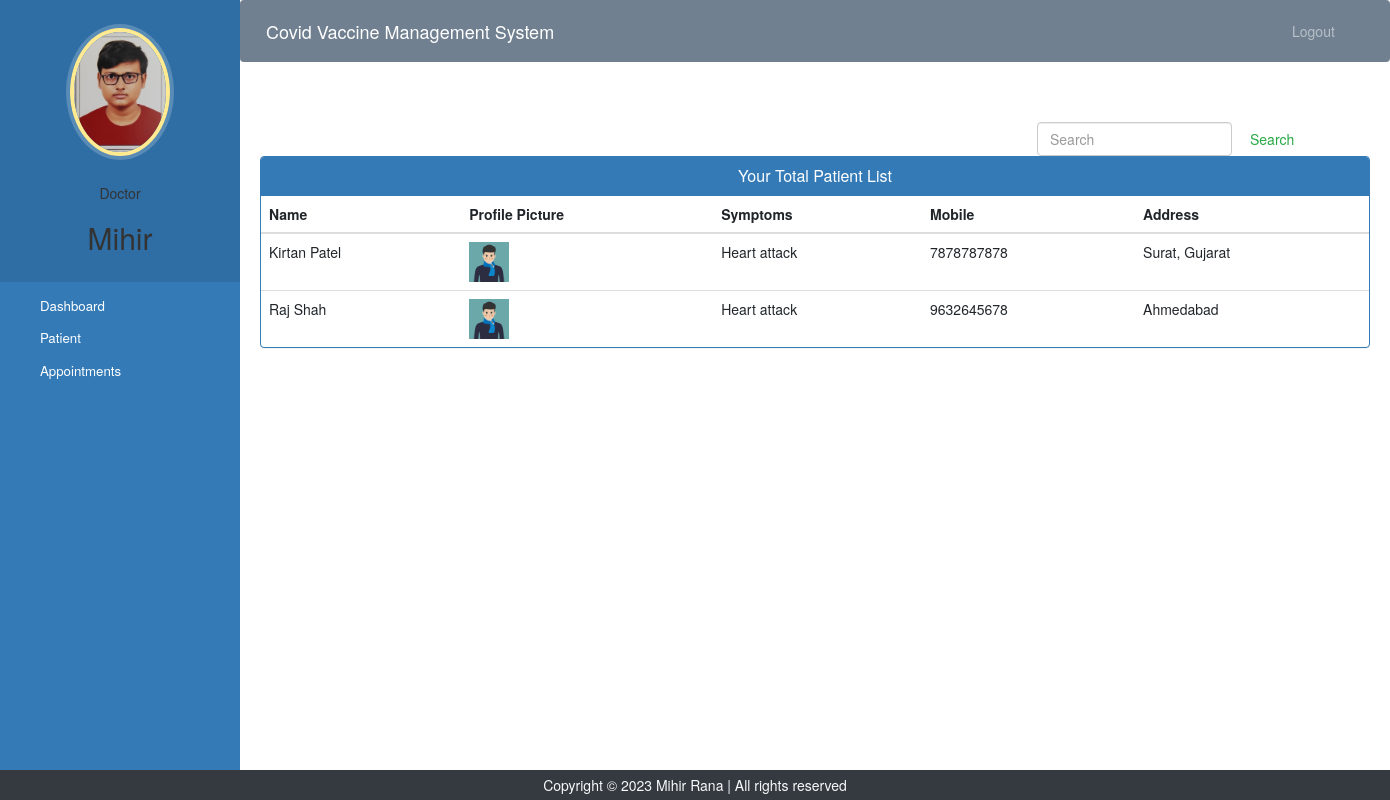
Page /doctor-view-patient (signed in) on the committed database.
### covidvaccinemanagement/models.py (models this page shows, shortened)
class Doctor(models.Model):
    user=models.OneToOneField(User,on_delete=models.CASCADE)
    profile_pic= models.ImageField(upload_to='profile_pic/DoctorProfilePic/',null=True,blank=True)
    address = models.CharField(max_length=40)
    mobile = models.CharField(max_length=20,null=True)
    department= models.CharField(max_length=50,choices=departments,default='Cardiologist')
    status=models.BooleanField(default=False)

class Patient(models.Model):
    user=models.OneToOneField(User,on_delete=models.CASCADE)
    profile_pic= models.ImageField(upload_to='profile_pic/PatientProfilePic/',null=True,blank=True)
    address = models.CharField(max_length=40)
    mobile = models.CharField(max_length=20,null=False)
    symptoms = models.CharField(max_length=100,null=False)
    assignedDoctorId = models.PositiveIntegerField(null=True)
    admitDate=models.DateField(auto_now=True)
    description=models.TextField(max_length=500)
    status=models.BooleanField(default=False)
    @property
    def get_name(self):
        return self.user.first_name+" "+self.user.last_name

### covidvaccinemanagement/views.py (the view)
# urls.py: path('doctor-view-patient', views.doctor_view_patient_view,name='doctor-view-patient'),
@login_required(login_url='doctorlogin')
@user_passes_test(is_doctor)
def doctor_view_patient_view(request):
    patients=Patient.objects.all().filter(status=True,assignedDoctorId=request.user.id)
    doctor=Doctor.objects.get(user_id=request.user.id) #for profile picture of doctor in sidebar
    return render(request,'doctor_view_patient.html',{'patients':patients,'doctor':doctor})

### covidvaccinemanagement/views.py (called while the page is built)
def is_doctor(user):
    return user.groups.filter(name='DOCTOR').exists()

### templates/doctor_view_patient.html (shortened to what this page needs)
{% extends 'doctor_base.html' %}
{% block content %}
{%load static%}
<head>
  <link href="//netdna.bootstrapcdn.com/bootstrap/3.0.0/css/bootstrap.min.css" rel="stylesheet" id="bootstrap-css">
</head>
<div class="container">
    <form  action="/search" method="get" style="margin-left:70%;" class="form-inline my-2 my-lg-0">
      <input class="form-control mr-sm-2" type="search" placeholder="Search" name="query" id="query" aria-label="Search">
      <button class="btn btn-outline-success my-2 my-sm-0" type="submit">Search</button>
    </form>
  {% if patients %}
  <div class="panel panel-primary">
    <div class="panel-heading">
      <h6 class="panel-title">Your Total Patient List</h6>
    </div>
    <table class="table table-hover" id="dev-table">
      <thead>
        <tr>
          <th>Name</th>
          <th>Profile Picture</th>
          <th>Symptoms</th>
          <th>Mobile</th>
          <th>Address</th>
        </tr>
      </thead>
      {% for p in patients %}
      <tr>
        <td> {{p.get_name}}</td>
        <td> <img src="{% static p.profile_pic.url %}" alt="Profile Pic" height="40px" width="40px" /></td>
        <td>{{p.symptoms}}</td>
        <td>{{p.mobile}}</td>
        <td>{{p.address}}</td>
      </tr>
      {% endfor %}
    </table>
  </div>
  {%else%}
  <br><br><br>
  <h4 style="text-align: center;color: red;">No Patient Found !!!</h4>
  {% endif %}
</div>
{% endblock content %}

### templates/doctor_base.html (shortened to what this page needs)
<!DOCTYPE html>
{% load static %}
<html lang="en">
<head>
  <link rel="stylesheet" href="https://stackpath.bootstrapcdn.com/bootstrap/4.3.1/css/bootstrap.min.css">
  <link rel="stylesheet" href="https://maxcdn.bootstrapcdn.com/font-awesome/4.7.0/css/font-awesome.min.css">
</head>
<body>
  <nav class="menu" tabindex="0">
    <header class="avatar">
      <img src="{% static doctor.profile_pic.url %}" alt="Profile Pic" />
      <br><br>
      <h5>Doctor</h5>
      <h2 >{{request.user.first_name}}</h2>
    </header>
    <ul>
      <li tabindex="0" class="icon-dashboard"> <a style="color:white; text-decoration:none;" href="/doctor-dashboard"><span>Dashboard</span></a> </li>
      <li tabindex="0" class="icon-users"> <a style="color:white; text-decoration:none;" href="/doctor-patient"><span>Patient</span></a></li>
      <li tabindex="0" class="icon-calendar"> <a style="color:white; text-decoration:none;" href="/doctor-appointment"><span>Appointments</span></a></li>
    </ul>
  </nav>
  <main>
    <div class="bs-example">
      <nav class="navbar navbar-expand-md  navbar-dark fixed-top" style="background:#708090;">
        <a href="/doctor-dashboard" class="navbar-brand">Covid Vaccine Management System</a>
        <div class="collapse navbar-collapse justify-content-between" id="navbarCollapse">
          <div class="navbar-nav" style=" margin-left: 90%;">
            <a href="/logout" class="nav-item nav-link">Logout</a>
          </div>
        </div>
      </nav>
    </div>
    <br><br>
    {% block content %}
    {% endblock content %}
    <br><br><br><br>
    <br>
    <br>
<div class="container">
  <div class="row">
    <div class="col-md-12 col-sm-12">
      <div style="color:#ffffff;" class="wow fadeInUp footer-copyright">
        <footer class="text-center text-light bg-dark postion-fixed fixed-bottom py-2"> Copyright &copy; 2023 Mihir Rana | All rights reserved </footer>
       </div>
    </div>
  </div>
</div>
</main>
</body>
</html>

### templates/doctor_view_patient.html (style rules this page uses)
a:link { text-decoration: none; }
h6 { text-align: center; }
.row { margin: 100px; }

### rows in the picture
Doctor: profile_pic (picture)
Patient: get_name "Kirtan Patel", profile_pic (picture), symptoms "Heart attack", mobile "7878787878", address "Surat, Gujarat"
Patient: get_name "Raj Shah", profile_pic (picture), symptoms "Heart attack", mobile "9632645678", address "Ahmedabad"

### other values in the picture
{{ request.user.first_name }} "Mihir"
